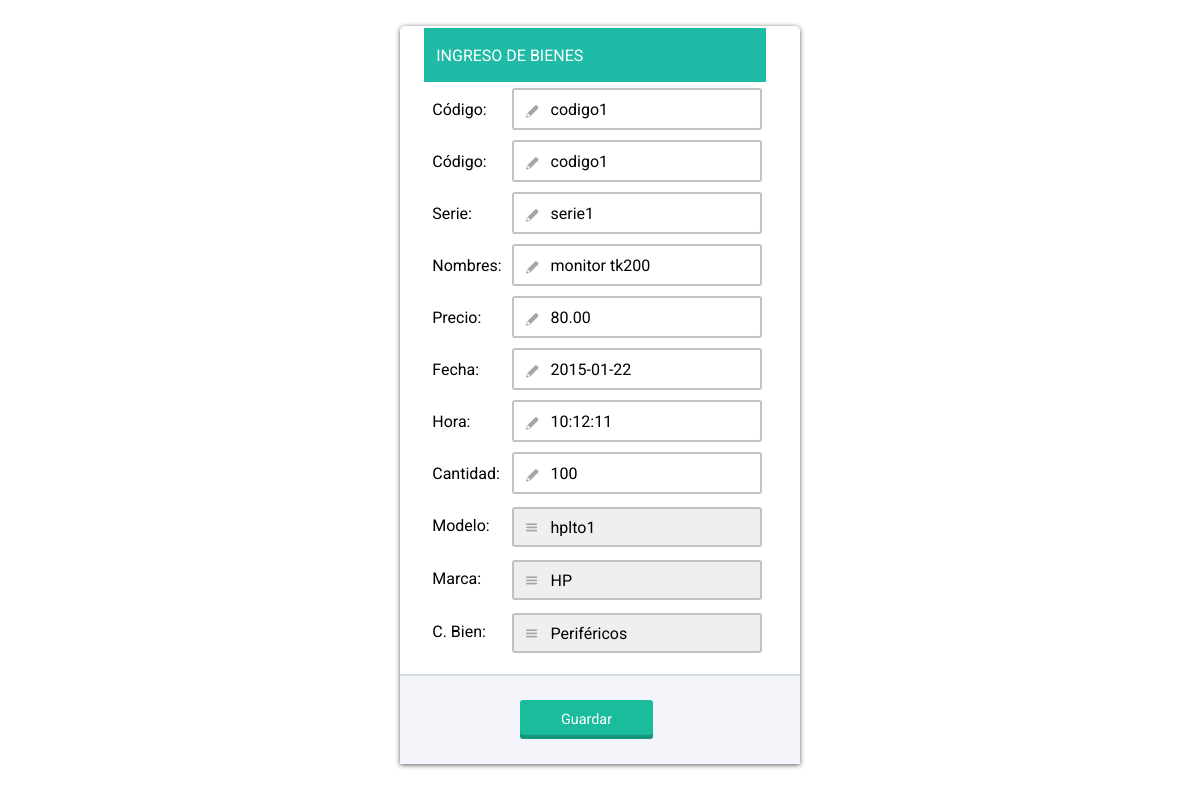
The page /view/updbien.php?id=1 on the database its author committed.
### tables this page shows
CREATE TABLE Bien(
	id_bien               INTEGER PRIMARY KEY NOT NULL auto_increment,
	codigo_bien	          VARCHAR(100) NOT NULL,
	serie_bien	          VARCHAR(100) NOT NULL,
	descripcion_bien      VARCHAR(100) NOT NULL,
	precio_bien           DECIMAL(18,2) NOT NULL,
	fecha_bien            DATE NOT NULL,
	hora_bien             TIME NOT NULL,
	cantidad_bien         INTEGER(11) NOT NULL,
	estado_bien           CHAR(1) NOT NULL,
	id_modelo             INTEGER NOT NULL,
	id_marca              INTEGER NOT NULL,
	id_catb               INTEGER NOT NULL,
	FOREIGN KEY (id_modelo) REFERENCES Modelo(id_modelo),
	FOREIGN KEY (id_marca) REFERENCES Marca(id_marca),
	FOREIGN KEY (id_catb) REFERENCES CategoriaBien(id_catb)
);

### model/mbien.php (called while the page is built, shortened)
<?php
class Bien {
    function buscarbien($id) {
        $sql = "SELECT * FROM bien WHERE id_bien=$id";
        try {
            $rs = mysql_query($sql);
            $registros = array();
            while ($reg = mysql_fetch_array($rs)) {
                array_push($registros, $reg);
            }
        } catch (exception $e) {
            try {
                mysql_free_result($rs);
            } catch (exception $e) {
            }
            try {
            } catch (exception $e) {
            }
        }
        return $registros;
    }
    function listarmodelo() {
        $sql = "SELECT * FROM modelo WHERE estado_modelo = 1";
        try {
            $rs = mysql_query($sql);
            $registros = array();
            while ($reg = mysql_fetch_array($rs)) {
                array_push($registros, $reg);
            }
        } catch (exception $e) {
            try {
                mysql_free_result($rs);
            } catch (exception $e) {
            }
            try {
            } catch (exception $e) {
            }
        }
        return $registros;
    }
    function listarmarca() {
        $sql = "SELECT * FROM marca WHERE estado_marca = 1";
        try {
            $rs = mysql_query($sql);
            $registros = array();
            while ($reg = mysql_fetch_array($rs)) {
                array_push($registros, $reg);
            }
        } catch (exception $e) {
            try {
                mysql_free_result($rs);
            } catch (exception $e) {
            }
            try {
            } catch (exception $e) {
            }
        }
        return $registros;
    }
    function listarcatb() {
        $sql = "SELECT * FROM categoriabien WHERE estado_catb = 1";
        try {
            $rs = mysql_query($sql);
            $registros = array();
            while ($reg = mysql_fetch_array($rs)) {
                array_push($registros, $reg);
            }
        } catch (exception $e) {
            try {
                mysql_free_result($rs);
            } catch (exception $e) {
            }
            try {
            } catch (exception $e) {
            }
        }
        return $registros;
    }
}
?>

### view/updbien.php (the view, shortened to what this page needs)
<?php
include_once '../model/mbien.php';
$user = new Bien();
$id = $_REQUEST["id"];
$lia = $user->listarmodelo();
$lip = $user->listarmarca();
$li = $user->listarcatb();
$lista = $user->buscarbien($id);
?>
<!DOCTYPE HTML PUBLIC "-//W3C//DTD HTML 4.01 Transitional//EN">
<html>
    <head>
       <link rel="stylesheet" href="../formoid_files/formoid1/formoid-solid-green.css" type="text/css" />
    </head>
    <body onLoad="redimensiona();" class="blurBg-false">
        <br />
        <form method="POST" action="../controller/biencon.php" class="formoid-solid-green" style="background-color:#FFFFFF;font-size:12px;font-family:'Roboto',Arial,Helvetica,sans-serif;color:#34495E;max-width:400px;min-width:50px">
            <table align="center" cellspacing="2" cellpadding="4" border="0" class="borde_table" width="50%">
                <tr>
                    <td colspan="2" height="54" bgcolor="#1fbba6" style="color:#FFF;">&nbsp;&nbsp;INGRESO DE BIENES</td>
                </tr>
                <tr>
                <td><span class="style2">&nbsp;</span>C&oacute;digo:</td>
                <td style="width:250px;">
                <div class="element-input">
                <div class="item-cont">
                <input style="width:250px;" type="text" class="large" name="codigo" id="codigo" required="required" placeholder="Ingrese &aacute;rea" value="<?php echo ($lista[0]['codigo_bien']); ?>"/>
                </div>
                </div>
                </td>
                </tr>
                <tr>
                <td><span class="style2">&nbsp;</span>C&oacute;digo:</td>
                <td style="width:250px;">
                <div class="element-input">
                <div class="item-cont">
                <input style="width:250px;" type="text" class="large" name="codigo" id="codigo" required="required" placeholder="Ingrese &aacute;rea" value="<?php echo ($lista[0]['codigo_bien']); ?>"/>
                </div>
                </div>
                </td>
                </tr>
                <tr>
                <td><span class="style2">&nbsp;</span>Serie:</td>
                <td style="width:250px;">
                <div class="element-input">
                <div class="item-cont">
                <input style="width:250px;" type="text" class="large" name="serie" id="serie" required="required" placeholder="Ingrese &aacute;rea" value="<?php echo ($lista[0]['serie_bien']); ?>"/>
                </div>
                </div>
                </td>
                </tr>
                <tr>
                <td><span class="style2">&nbsp;</span>Nombres:</td>
                <td style="width:250px;">
                <div class="element-input">
                <div class="item-cont">
                <input style="width:250px;" type="text" class="large" name="nombres" id="nombres" required="required" placeholder="Ingrese &aacute;rea" value="<?php echo ($lista[0]['descripcion_bien']); ?>"/>
                </div>
                </div>
                </td>
                </tr>
                <tr>
                <td><span class="style2">&nbsp;</span>Precio:</td>
                <td style="width:250px;">
                <div class="element-input">
                <div class="item-cont">
                <input style="width:250px;" type="text" class="large" name="precio" id="precio" required="required" placeholder="Ingrese &aacute;rea" value="<?php echo ($lista[0]['precio_bien']); ?>"/>
                </div>
                </div>
                </td>
                </tr>
                <tr>
                <td><span class="style2">&nbsp;</span>Fecha:</td>
                <td style="width:250px;">
                <div class="element-input">
                <div class="item-cont">
                <input style="width:250px;" type="text" class="large" name="fecha" id="fecha" required="required" placeholder="Ingrese &aacute;rea" value="<?php echo ($lista[0]['fecha_bien']); ?>"/>
                </div>
                </div>
                </td>
                </tr>
                <tr>
                <td><span class="style2">&nbsp;</span>Hora:</td>
                <td style="width:250px;">
                <div class="element-input">
                <div class="item-cont">
                <input style="width:250px;" type="text" class="large" name="hora" id="hora" required="required" placeholder="Ingrese &aacute;rea" value="<?php echo ($lista[0]['hora_bien']); ?>"/>
                </div>
                </div>
                </td>
                </tr>
                <tr>
                <td><span class="style2">&nbsp;</span>Cantidad:</td>
                <td style="width:250px;">
                <div class="element-input">
                <div class="item-cont">
                <input style="width:250px;" type="text" class="large" name="cantidad" id="cantidad" required="required" placeholder="Ingrese &aacute;rea" value="<?php echo ($lista[0]['cantidad_bien']); ?>"/>
                </div>
                </div>
                </td>
                </tr>
                <tr>
                <td><span class="style2">&nbsp;</span>Modelo:</td>
                <td style="width:250px;">
                <div class="element-select">
                <div class="item-cont">
                <div class="large">
                <span>
                <select id="modelo" name="modelo" required="required">
                <?php for ($a = 0; $a < (count($lia)); $a++) { ?>
                <option value="<?php echo ($lia[$a]['id_modelo']); ?>">
                <?php echo ($lia[$a]['descripcion_modelo']); ?></option>
                <?php } ?>
                </select>
                </span></div></div></div>
                </td>
                <td></td>
                </tr>
                <tr>
                <td><span class="style2">&nbsp;</span>Marca:</td>
                <td style="width:250px;">
                <div class="element-select">
                <div class="item-cont">
                <div class="large">
                <span>
                <select id="marca" name="marca" required="required">
                <?php for ($a = 0; $a < (count($lip)); $a++) { ?>
                <option value="<?php echo ($lip[$a]['id_marca']); ?>">
                <?php echo ($lip[$a]['descripcion_marca']); ?></option>
                <?php } ?>
                </select>
                </span></div></div></div>
                </td>
                <td></td>
                </tr>
                <tr>
                <td><span class="style2">&nbsp;</span>C. Bien:</td>
                <td style="width:250px;">
                <div class="element-select">
                <div class="item-cont">
                <div class="large">
                <span>
                <select id="catb" name="catb" required="required">
                <?php for ($a = 0; $a < (count($li)); $a++) { ?>
                <option value="<?php echo ($li[$a]['id_catb']); ?>">
                <?php echo ($li[$a]['descripcion_catb']); ?></option>
                <?php } ?>
                </select>
                </span></div></div></div>
                </td>
                <td></td>
                </tr>
            </table>
            <br/>
            <div class="submit" align="center">
            <p align="center">
            <input type="submit" id="modificar" name="modificar" value="Guardar"/>
            </p>
            </div>
        </form>
    </body>
</html>

### formoid_files/formoid1/formoid-solid-green.css (style rules this page uses)
html { height: 100%; }
.formoid-solid-green { margin:0 auto; }
.formoid-solid-green>div, .formoid-solid-green>.title { margin: 8px; }
.formoid-solid-green .large { width: 100%; *width: 94%; }
.formoid-solid-green { font-size: 1em; line-height: 1.231; border-radius: 5px 5px 0 0; box-shadow: 0 1px 5px rgba(0, 0, 0, 0.65); }
.formoid-solid-green input[type=submit] { outline: none; font-size: 1.2em; }
.formoid-solid-green>div { position: relative; margin-left: 25px; margin-right: 25px; }
.formoid-solid-green div, .formoid-solid-green span, .formoid-solid-green label, .formoid-solid-green input, .formoid-solid-green textarea, .formoid-solid-green select, .formoid-solid-green button, .formoid-solid-green ul, .formoid-solid-green li, .formoid-solid-green a { font-family: inherit; color: inherit; }
.formoid-solid-green div.submit, .formoid-solid-green div.title { margin: 0; padding-top: 1em; padding-bottom: 1em; }
.formoid-solid-green div.submit { vertical-align: middle; text-align: right; border-top: 2px solid #d6dbdf; background-color: #F3F5FA; }
.formoid-solid-green input[type=button], .formoid-solid-green input[type=submit] { display: inline-block; padding: 4px 12px; margin-bottom: 1px; color: #fff; text-align: left; vertical-align: middle; cursor: pointer; background: #fff; -webkit-appearance: none; -moz-appearance: none; appearance: normal; border: 2px solid #bdc3c7; -webkit-transition: all 0.25s ease-in-out; transition: all 0.25s ease-in-out; border-radius:3px; box-shadow: inset 0 -0.3em 0 rgba(0, 0, 0, 0.2); }
.formoid-solid-green input[type=submit] { text-align: center; opacity: 1; color: #ffffff; border: none; right: 20px; margin-right: 27px; padding: 11px 41px; }
.formoid-solid-green input[type=text], .formoid-solid-green input[type=password], .formoid-solid-green input[type=email], .formoid-solid-green input[type=url], .formoid-solid-green input[type=date], .formoid-solid-green input[type=number], .formoid-solid-green input[type=tel], .formoid-solid-green textarea, .formoid-solid-green .element-file .file_text, .formoid-solid-green select { border-style: solid; border-width: 2px; border-color: #bdc3c7; -webkit-transition: border-color 0.5s ease-in-out; transition: border-color 0.5s ease-in-out; border-radius:3px; padding: 10px 10px 9px 2.3em; outline:none; -o-box-sizing: border-box; box-sizing: border-box; -webkit-appearance: none; -moz-appearance: none; appearance: normal; font-size: 1em; }
.formoid-solid-green select { cursor: pointer; text-align: left; width: 100%; }
.formoid-solid-green .item-cont, .formoid-solid-green .element-address .country, .formoid-solid-green .element-name .nameFirst, .formoid-solid-green .element-name .nameLast, .formoid-solid-green .element-address .addr1, .formoid-solid-green .element-address .addr2, .formoid-solid-green .element-address .city, .formoid-solid-green .element-address .state, .formoid-solid-green .element-address .zip { position: relative; }
.formoid-solid-green input[type=submit] { background-color: #1abc9c; }
.formoid-solid-green > .submit, .formoid-solid-green > .title { background-color: #bcc3ca; }
.formoid-solid-green > .submit { background-color: #edeff1; border-top: 2px solid #d6dbdf; }

### rows shown on the page
bien: codigo "codigo1", serie "serie1", nombres "monitor tk200", precio "80.00", fecha "2015-01-22", hora "10:12:11", cantidad "100"

### other values the page prints
form field modelo "hplto1"
form field marca "HP"
form field catb "Periféricos"
